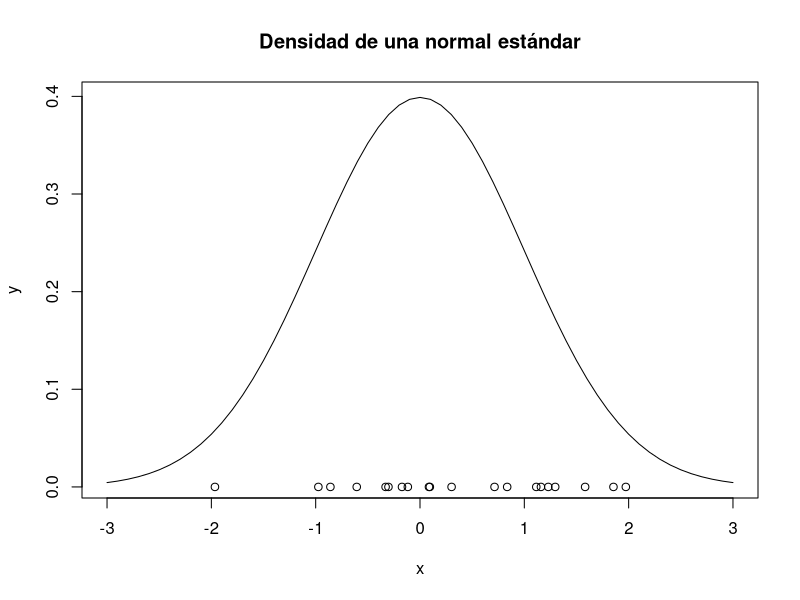
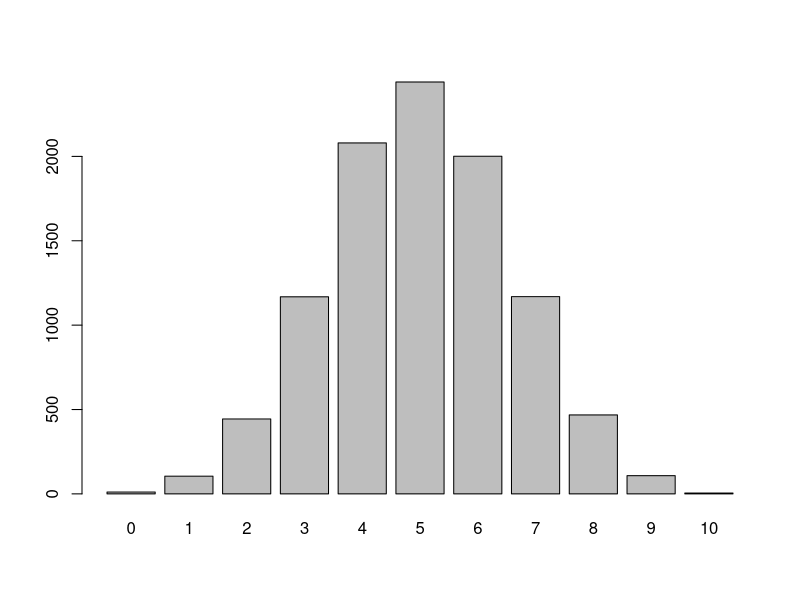

Write R code to recreate these figures, in order.
## ---- chunk 1
r1 <- 1
r2 = 2

# Si pongo una variable sin ninguna operacion se imprime en pantalla
r1 
r2
## ---- chunk 2
area1 <- 2 * pi * r1

area1
## ---- chunk 3
bool1 <- (area1 == 2)

(TRUE && (2 < 1)) || TRUE
## ---- chunk 4
palabra1 <- "probando"
palabra2 <- "hola"

paste(palabra1,palabra1,palabra2,sep=", ") # concatenar caracteres con separador
## ---- chunk 5
varmissing<- NA
is.na(varmissing)
## ---- chunk 6
vector1 <- c(1, 5, 9, -1, 4)
vector1
vector2 <- seq(1, 2, 0.5)
vector2
vector3 <- rep(5, 7)
vector3
## ---- chunk 7
vector1[c(1,2)] 
c(vector1,c(1,2)) 
vector1[-2] 
## ---- chunk 8
vector1 < 5
sum(vector1 < 5)
## ---- chunk 9
lista <- list(nombre="Juan", edad=35, nombrehijos=c("Juana", "Ana"))
lista$nombre
lista[[2]]
## ---- chunk 10

indicestrue <- c()
for (i in 1:length(vector1)) {
  if ((vector1<5)[i]) {
    indicestrue <- c(indicestrue, i)
  }  
}
indicestrue
## ---- chunk 11
IndicesTrue <- function(vector){
  indicestrue <- c()
  for (i in 1:length(vector)) {
    if ((vector)[i]) {
      indicestrue <- c(indicestrue, i)
    }  
  }
  indicestrue # o return(indicestrue)
}

IndicesTrue(c(TRUE, TRUE, FALSE))
## ---- chunk 12
sample(c(0, 1), 10, replace=TRUE)
## ---- chunk 13
sample(c(0, 1), 10, replace=TRUE, prob=c(0.7, 0.3))
## ---- chunk 14
sample(c(rep("roja", 6), rep("blanca", 3)), 6, replace=FALSE)
## ---- chunk 15
set.seed(0906)
sample(c(0,1),5,replace=TRUE)

sample(c("BUENO","MALO"),3,replace=TRUE)
## ---- chunk 16
dbinom(5,10,0.5)    # puntual
pbinom(2,10,0.5)    # acumulada
qbinom(0.5,10,0.5)  # percentil
rbinom(20,10,0.5)   # realizaciones del experimento
## ---- chunk 17
casosfavorables <- 0
for (i in 1 : 1000) {
  muestra <- sample(c(0, 1), 10, replace = TRUE)
  if (sum(muestra) == 5 || (sum(muestra) %% 2) == 0) {
    casosfavorables <- casosfavorables + 1  
  }
}
casosfavorables / 1000
## ---- chunk 18
x <- seq(-3,3,0.1)
y <- dnorm(x)
plot(x,y,type="l",main="Densidad de una normal estándar")
points(rnorm(20),rep(0,20))
## ---- chunk 19
h <- rbinom(10000,10,0.5)
barplot(table(h))
